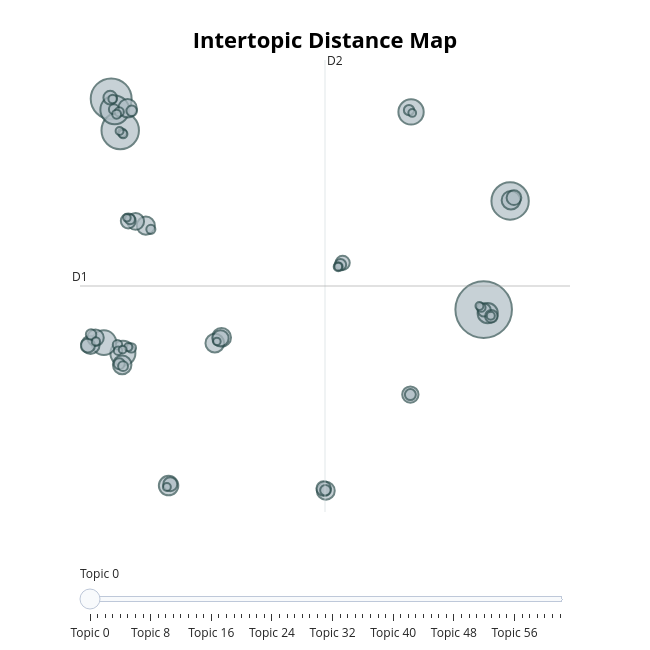

The notebook cell saved with this chart:
### Markdown cell above
### 5.3. Map of distances between topics

It shows topics as bubbles. The size of a bubble corresponds to its popularity. Bubbles located close to each other are thematically similar. It help to understand the relationships between topics.

### Code cell
if 'topic_model' in locals():
    display(topic_model.visualize_topics())
